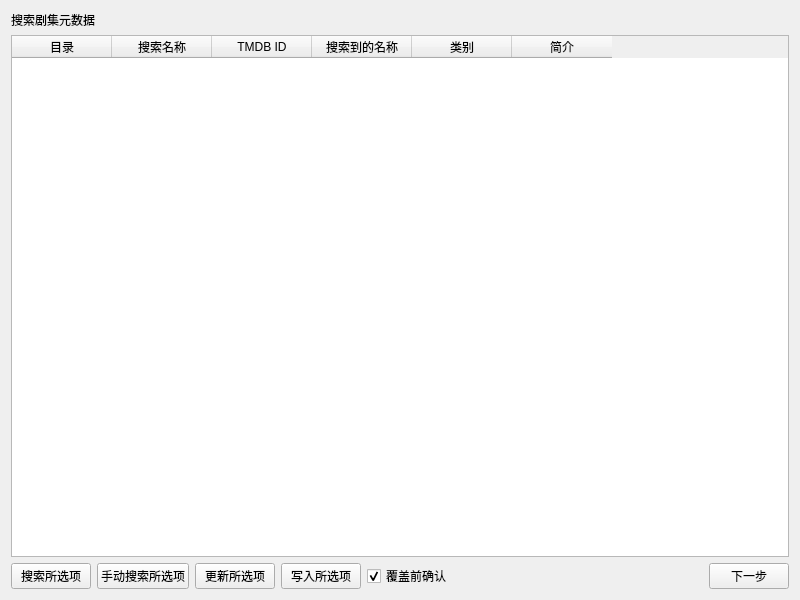
<?xml version="1.0" encoding="UTF-8"?>
<ui version="4.0">
 <class>fetch_showsClass</class>
 <widget class="QMainWindow" name="fetch_showsClass">
  <property name="geometry">
   <rect>
    <x>0</x>
    <y>0</y>
    <width>800</width>
    <height>600</height>
   </rect>
  </property>
  <property name="sizePolicy">
   <sizepolicy hsizetype="Fixed" vsizetype="Fixed">
    <horstretch>0</horstretch>
    <verstretch>0</verstretch>
   </sizepolicy>
  </property>
  <property name="windowTitle">
   <string>媒体刮削器</string>
  </property>
  <widget class="QWidget" name="Widget1">
   <layout class="QVBoxLayout" name="verticalLayout_3">
    <item>
     <widget class="QLabel" name="Text">
      <property name="text">
       <string>搜索剧集元数据</string>
      </property>
     </widget>
    </item>
    <item>
     <widget class="QTableWidget" name="showsTable">
      <property name="contextMenuPolicy">
       <enum>Qt::ContextMenuPolicy::NoContextMenu</enum>
      </property>
      <property name="selectionBehavior">
       <enum>QAbstractItemView::SelectionBehavior::SelectRows</enum>
      </property>
      <property name="verticalScrollMode">
       <enum>QAbstractItemView::ScrollMode::ScrollPerPixel</enum>
      </property>
      <property name="horizontalScrollMode">
       <enum>QAbstractItemView::ScrollMode::ScrollPerPixel</enum>
      </property>
      <column>
       <property name="text">
        <string>目录</string>
       </property>
      </column>
      <column>
       <property name="text">
        <string>搜索名称</string>
       </property>
      </column>
      <column>
       <property name="text">
        <string>TMDB ID</string>
       </property>
      </column>
      <column>
       <property name="text">
        <string>搜索到的名称</string>
       </property>
      </column>
      <column>
       <property name="text">
        <string>类别</string>
       </property>
      </column>
      <column>
       <property name="text">
        <string>简介</string>
       </property>
      </column>
     </widget>
    </item>
    <item>
     <layout class="QHBoxLayout" name="horizontalLayout">
      <item>
       <widget class="QPushButton" name="SearchSelected">
        <property name="text">
         <string>搜索所选项</string>
        </property>
       </widget>
      </item>
      <item>
       <widget class="QPushButton" name="DialogSearchSelected">
        <property name="text">
         <string>手动搜索所选项</string>
        </property>
       </widget>
      </item>
      <item>
       <widget class="QPushButton" name="UpdateSelected">
        <property name="text">
         <string>更新所选项</string>
        </property>
       </widget>
      </item>
      <item>
       <widget class="QPushButton" name="WriteSelected">
        <property name="text">
         <string>写入所选项</string>
        </property>
       </widget>
      </item>
      <item>
       <widget class="QCheckBox" name="CoverCheck">
        <property name="text">
         <string>覆盖前确认</string>
        </property>
        <property name="checked">
         <bool>true</bool>
        </property>
       </widget>
      </item>
      <item>
       <spacer name="horizontalSpacer">
        <property name="orientation">
         <enum>Qt::Orientation::Horizontal</enum>
        </property>
        <property name="sizeHint" stdset="0">
         <size>
          <width>40</width>
          <height>20</height>
         </size>
        </property>
       </spacer>
      </item>
      <item>
       <widget class="QPushButton" name="Next">
        <property name="text">
         <string>下一步</string>
        </property>
       </widget>
      </item>
     </layout>
    </item>
   </layout>
  </widget>
 </widget>
 <layoutdefault spacing="6" margin="11"/>
 <resources/>
 <connections/>
</ui>
